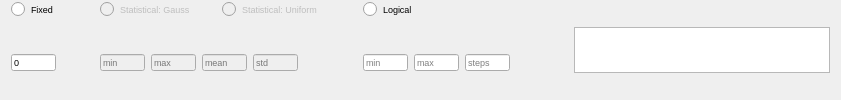
              <widget class="QFrame" name="frame_73">
               <property name="frameShape">
                <enum>QFrame::NoFrame</enum>
               </property>
               <property name="frameShadow">
                <enum>QFrame::Plain</enum>
               </property>
               <layout class="QHBoxLayout" name="horizontalLayout_49">
                <property name="topMargin">
                 <number>0</number>
                </property>
                <property name="bottomMargin">
                 <number>0</number>
                </property>
                <item>
                 <widget class="QFrame" name="frame_74">
                  <property name="frameShape">
                   <enum>QFrame::NoFrame</enum>
                  </property>
                  <property name="frameShadow">
                   <enum>QFrame::Plain</enum>
                  </property>
                  <layout class="QGridLayout" name="gridLayout_30">
                   <property name="leftMargin">
                    <number>0</number>
                   </property>
                   <property name="topMargin">
                    <number>0</number>
                   </property>
                   <property name="bottomMargin">
                    <number>0</number>
                   </property>
                   <item row="0" column="3">
                    <widget class="QRadioButton" name="radio_log_raa">
                     <property name="font">
                      <font>
                       <pointsize>7</pointsize>
                      </font>
                     </property>
                     <property name="text">
                      <string>Logical</string>
                     </property>
                     <attribute name="buttonGroup">
                      <string notr="true">buttonGroup_12</string>
                     </attribute>
                    </widget>
                   </item>
                   <item row="0" column="0">
                    <widget class="QRadioButton" name="radio_fix_raa">
                     <property name="font">
                      <font>
                       <pointsize>7</pointsize>
                      </font>
                     </property>
                     <property name="text">
                      <string>Fixed</string>
                     </property>
                     <property name="iconSize">
                      <size>
                       <width>12</width>
                       <height>12</height>
                      </size>
                     </property>
                     <attribute name="buttonGroup">
                      <string notr="true">buttonGroup_12</string>
                     </attribute>
                    </widget>
                   </item>
                   <item row="1" column="4">
                    <spacer name="horizontalSpacer_51">
                     <property name="orientation">
                      <enum>Qt::Horizontal</enum>
                     </property>
                     <property name="sizeHint" stdset="0">
                      <size>
                       <width>40</width>
                       <height>20</height>
                      </size>
                     </property>
                    </spacer>
                   </item>
                   <item row="1" column="0">
                    <widget class="QFrame" name="frame_75">
                     <property name="frameShape">
                      <enum>QFrame::NoFrame</enum>
                     </property>
                     <property name="frameShadow">
                      <enum>QFrame::Plain</enum>
                     </property>
                     <layout class="QHBoxLayout" name="horizontalLayout_50">
                      <property name="leftMargin">
                       <number>0</number>
                      </property>
                      <property name="topMargin">
                       <number>0</number>
                      </property>
                      <property name="bottomMargin">
                       <number>0</number>
                      </property>
                      <item>
                       <widget class="QLineEdit" name="txt_fix_raa">
                        <property name="maximumSize">
                         <size>
                          <width>45</width>
                          <height>17</height>
                         </size>
                        </property>
                        <property name="font">
                         <font>
                          <pointsize>7</pointsize>
                         </font>
                        </property>
                        <property name="text">
                         <string>0</string>
                        </property>
                        <property name="placeholderText">
                         <string>value</string>
                        </property>
                       </widget>
                      </item>
                      <item>
                       <spacer name="horizontalSpacer_52">
                        <property name="orientation">
                         <enum>Qt::Horizontal</enum>
                        </property>
                        <property name="sizeType">
                         <enum>QSizePolicy::Maximum</enum>
                        </property>
                        <property name="sizeHint" stdset="0">
                         <size>
                          <width>20</width>
                          <height>20</height>
                         </size>
                        </property>
                       </spacer>
                      </item>
                     </layout>
                    </widget>
                   </item>
                   <item row="1" column="3">
                    <widget class="QFrame" name="frame_76">
                     <property name="frameShape">
                      <enum>QFrame::NoFrame</enum>
                     </property>
                     <property name="frameShadow">
                      <enum>QFrame::Plain</enum>
                     </property>
                     <layout class="QHBoxLayout" name="horizontalLayout_51">
                      <property name="leftMargin">
                       <number>0</number>
                      </property>
                      <property name="topMargin">
                       <number>0</number>
                      </property>
                      <property name="bottomMargin">
                       <number>0</number>
                      </property>
                      <item>
                       <widget class="QLineEdit" name="txt_log_min_raa">
                        <property name="maximumSize">
                         <size>
                          <width>45</width>
                          <height>17</height>
                         </size>
                        </property>
                        <property name="font">
                         <font>
                          <pointsize>7</pointsize>
                         </font>
                        </property>
                        <property name="placeholderText">
                         <string>min</string>
                        </property>
                       </widget>
                      </item>
                      <item>
                       <widget class="QLineEdit" name="txt_log_max_raa">
                        <property name="maximumSize">
                         <size>
                          <width>45</width>
                          <height>17</height>
                         </size>
                        </property>
                        <property name="font">
                         <font>
                          <pointsize>7</pointsize>
                         </font>
                        </property>
                        <property name="placeholderText">
                         <string>max</string>
                        </property>
                       </widget>
                      </item>
                      <item>
                       <widget class="QLineEdit" name="txt_log_steps_raa">
                        <property name="maximumSize">
                         <size>
                          <width>45</width>
                          <height>17</height>
                         </size>
                        </property>
                        <property name="font">
                         <font>
                          <pointsize>7</pointsize>
                         </font>
                        </property>
                        <property name="placeholderText">
                         <string>steps</string>
                        </property>
                       </widget>
                      </item>
                     </layout>
                    </widget>
                   </item>
                   <item row="0" column="1">
                    <widget class="QFrame" name="frame_77">
                     <property name="frameShape">
                      <enum>QFrame::NoFrame</enum>
                     </property>
                     <property name="frameShadow">
                      <enum>QFrame::Plain</enum>
                     </property>
                     <layout class="QHBoxLayout" name="horizontalLayout_52">
                      <property name="topMargin">
                       <number>0</number>
                      </property>
                      <property name="bottomMargin">
                       <number>0</number>
                      </property>
                      <item>
                       <widget class="QRadioButton" name="radio_gauss_raa">
                        <property name="enabled">
                         <bool>false</bool>
                        </property>
                        <property name="font">
                         <font>
                          <pointsize>7</pointsize>
                         </font>
                        </property>
                        <property name="text">
                         <string>Statistical: Gauss</string>
                        </property>
                        <attribute name="buttonGroup">
                         <string notr="true">buttonGroup_12</string>
                        </attribute>
                       </widget>
                      </item>
                      <item>
                       <widget class="QRadioButton" name="radio_uni_raa">
                        <property name="enabled">
                         <bool>false</bool>
                        </property>
                        <property name="font">
                         <font>
                          <pointsize>7</pointsize>
                         </font>
                        </property>
                        <property name="text">
                         <string>Statistical: Uniform</string>
                        </property>
                        <attribute name="buttonGroup">
                         <string notr="true">buttonGroup_12</string>
                        </attribute>
                       </widget>
                      </item>
                      <item>
                       <spacer name="horizontalSpacer_53">
                        <property name="orientation">
                         <enum>Qt::Horizontal</enum>
                        </property>
                        <property name="sizeType">
                         <enum>QSizePolicy::Maximum</enum>
                        </property>
                        <property name="sizeHint" stdset="0">
                         <size>
                          <width>10</width>
                          <height>20</height>
                         </size>
                        </property>
                       </spacer>
                      </item>
                     </layout>
                    </widget>
                   </item>
                   <item row="1" column="1">
                    <widget class="QFrame" name="frame_78">
                     <property name="frameShape">
                      <enum>QFrame::NoFrame</enum>
                     </property>
                     <property name="frameShadow">
                      <enum>QFrame::Plain</enum>
                     </property>
                     <layout class="QGridLayout" name="gridLayout_31">
                      <property name="leftMargin">
                       <number>9</number>
                      </property>
                      <property name="topMargin">
                       <number>0</number>
                      </property>
                      <property name="bottomMargin">
                       <number>0</number>
                      </property>
                      <item row="0" column="0">
                       <widget class="QLineEdit" name="txt_gauss_min_raa">
                        <property name="enabled">
                         <bool>false</bool>
                        </property>
                        <property name="maximumSize">
                         <size>
                          <width>45</width>
                          <height>17</height>
                         </size>
                        </property>
                        <property name="font">
                         <font>
                          <pointsize>7</pointsize>
                         </font>
                        </property>
                        <property name="placeholderText">
                         <string>min</string>
                        </property>
                       </widget>
                      </item>
                      <item row="0" column="1">
                       <widget class="QLineEdit" name="txt_gauss_max_raa">
                        <property name="enabled">
                         <bool>false</bool>
                        </property>
                        <property name="maximumSize">
                         <size>
                          <width>45</width>
                          <height>17</height>
                         </size>
                        </property>
                        <property name="font">
                         <font>
                          <pointsize>7</pointsize>
                         </font>
                        </property>
                        <property name="placeholderText">
                         <string>max</string>
                        </property>
                       </widget>
                      </item>
                      <item row="0" column="3">
                       <widget class="QLineEdit" name="txt_gauss_std_raa">
                        <property name="enabled">
                         <bool>false</bool>
                        </property>
                        <property name="maximumSize">
                         <size>
                          <width>45</width>
                          <height>17</height>
                         </size>
                        </property>
                        <property name="font">
                         <font>
                          <pointsize>7</pointsize>
                         </font>
                        </property>
                        <property name="placeholderText">
                         <string>std</string>
                        </property>
                       </widget>
                      </item>
                      <item row="0" column="2">
                       <widget class="QLineEdit" name="txt_gauss_mean_raa">
                        <property name="enabled">
                         <bool>false</bool>
                        </property>
                        <property name="maximumSize">
                         <size>
                          <width>45</width>
                          <height>17</height>
                         </size>
                        </property>
                        <property name="font">
                         <font>
                          <pointsize>7</pointsize>
                         </font>
                        </property>
                        <property name="placeholderText">
                         <string>mean</string>
                        </property>
                       </widget>
                      </item>
                      <item row="0" column="4">
                       <spacer name="horizontalSpacer_54">
                        <property name="orientation">
                         <enum>Qt::Horizontal</enum>
                        </property>
                        <property name="sizeType">
                         <enum>QSizePolicy::Maximum</enum>
                        </property>
                        <property name="sizeHint" stdset="0">
                         <size>
                          <width>50</width>
                          <height>20</height>
                         </size>
                        </property>
                       </spacer>
                      </item>
                     </layout>
                    </widget>
                   </item>
                  </layout>
                 </widget>
                </item>
                <item>
                 <widget class="PlotWidget" name="viewRAA">
                  <property name="sizePolicy">
                   <sizepolicy hsizetype="Expanding" vsizetype="Fixed">
                    <horstretch>0</horstretch>
                    <verstretch>0</verstretch>
                   </sizepolicy>
                  </property>
                  <property name="maximumSize">
                   <size>
                    <width>16777215</width>
                    <height>46</height>
                   </size>
                  </property>
                  <property name="styleSheet">
                   <string notr="true">border-right-color: rgb(255, 255, 127);</string>
                  </property>
                 </widget>
                </item>
               </layout>
              </widget>
